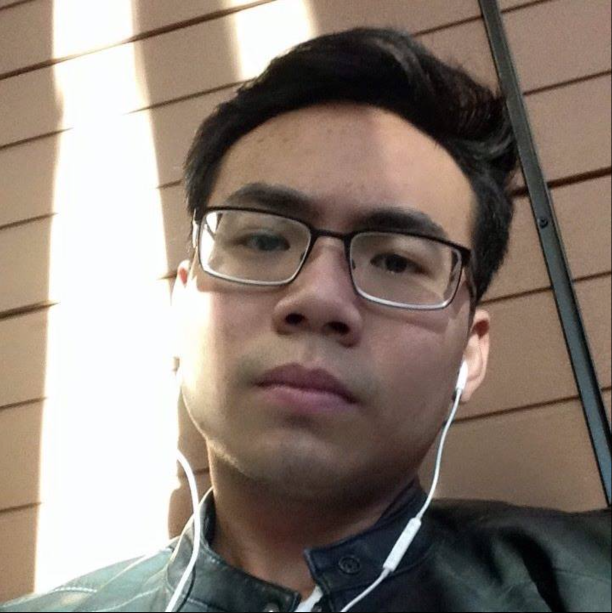
#> input picture face.jpg, 1224 x 1226 px, given in place of the camera (shown at 1/2 size)
$ python detector.py
#> lines starting #> are read from the running program, lines starting #| are printed output that depends on the picture; after the words box and inside, x2 and y2 are one past the last pixel; in counts of white or black regions, pixels touching at a corner belong together
import cv2
import numpy as np

face_cascade = cv2.CascadeClassifier('haarcascade_frontalface_default.xml')
eye_cascade = cv2.CascadeClassifier('haarcascade_eye.xml')

cap = cv2.VideoCapture(0)

while True:
	ret, img = cap.read()
#> img is the input picture: shape (1226, 1224, 3); mean B, G, R 117.2, 126.6, 139.7
	gray = cv2.cvtColor(img, cv2.COLOR_BGR2GRAY)
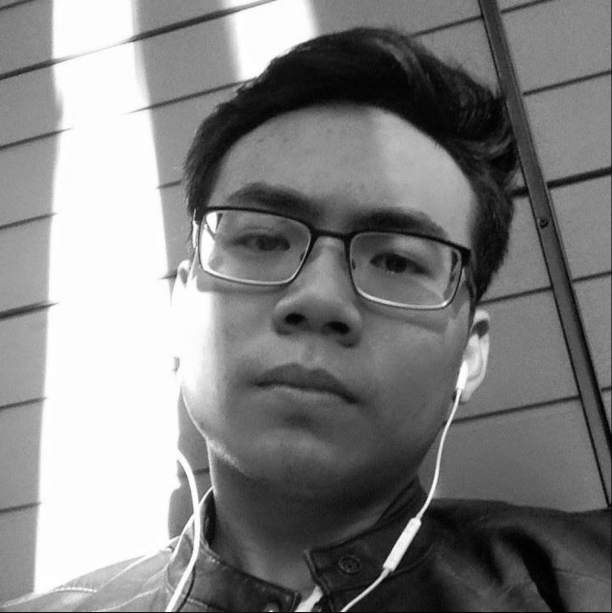
#> gray: shape (1226, 1224) (shown at 1/2 size); min 0, max 255, mean 129.5
	faces = face_cascade.detectMultiScale(gray, 1.3, 5)
#> faces = [[293, 199, 708, 708]]
	for(x,y,w,h) in faces:
		cv2.rectangle(img, (x,y), (x+w, y+h), (255,0,0), 2)
		roi_gray = gray[y:y+h, x:x+w]
		roi_color = img[y:y+h, x:x+w]
		eyes = eye_cascade.detectMultiScale(roi_gray)
		for (ex,ey,ew,eh) in eyes:
			cv2.rectangle(roi_color, (ex,ey), (ex+ew,ey+eh), (0,255,0), 2)
#> this loop made 1 pass
#> pass 1, `roi_gray = gray[y:y+h, x:x+w]`:
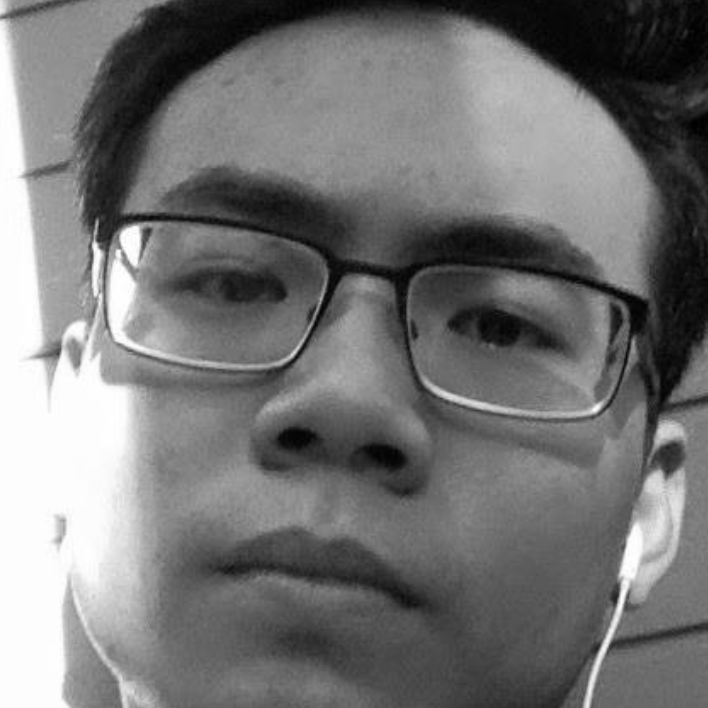
#> roi_gray: shape (708, 708); min 0, max 255, mean 116.6
#> pass 1, `roi_color = img[y:y+h, x:x+w]`:
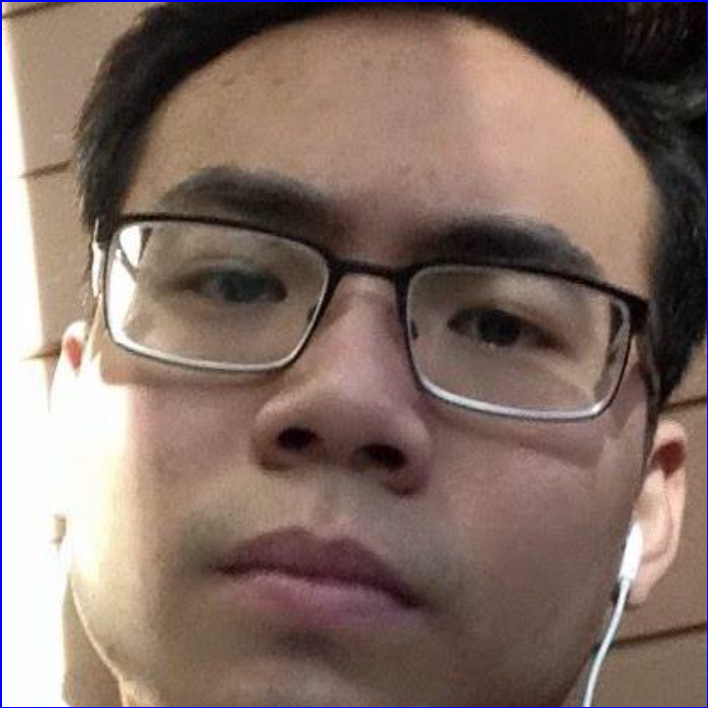
#> roi_color: shape (708, 708, 3); mean B, G, R 102.1, 110.6, 131.2
#> after the loop:
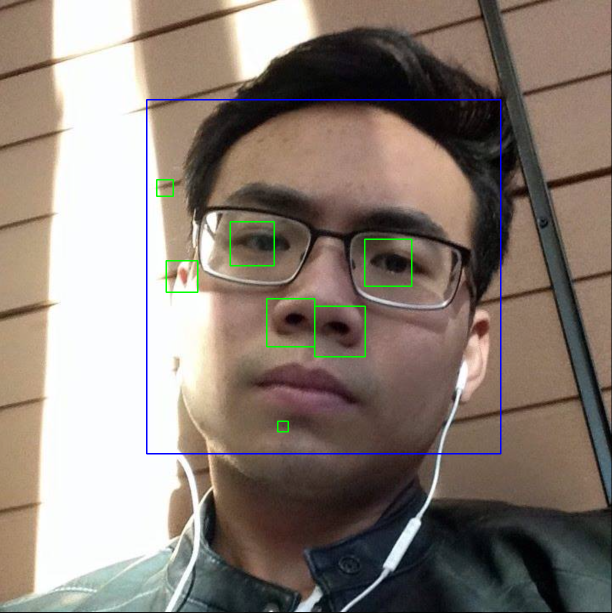
#> img: shape (1226, 1224, 3) (shown at 1/2 size); 0.94% of pixels changed, all inside (x1, y1, x2, y2) = (292, 198, 1003, 909)
#> after the loop:
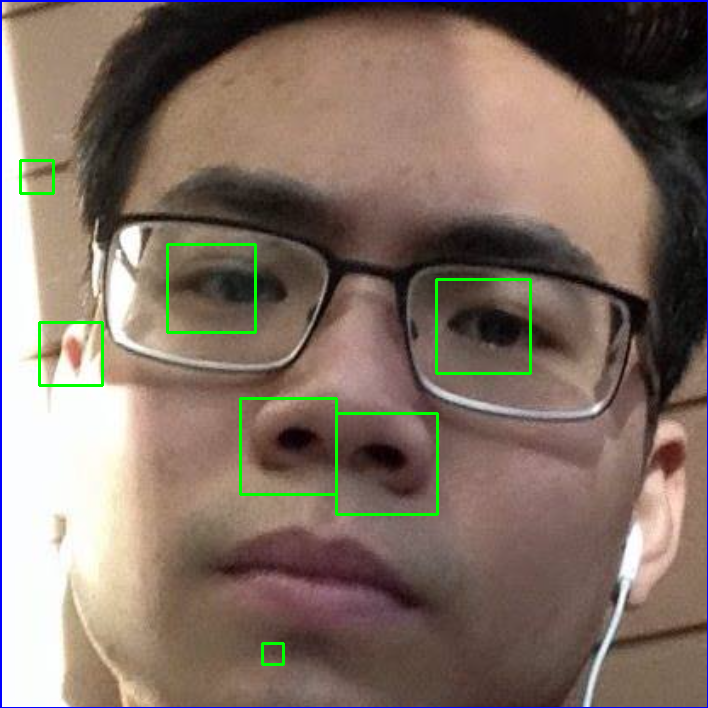
#> roi_color: shape (708, 708, 3); 1.13% of pixels changed, all inside (x1, y1, x2, y2) = (19, 159, 532, 666)

	small = cv2.resize(img, (0,0), fx= 0.5, fy= 0.5)
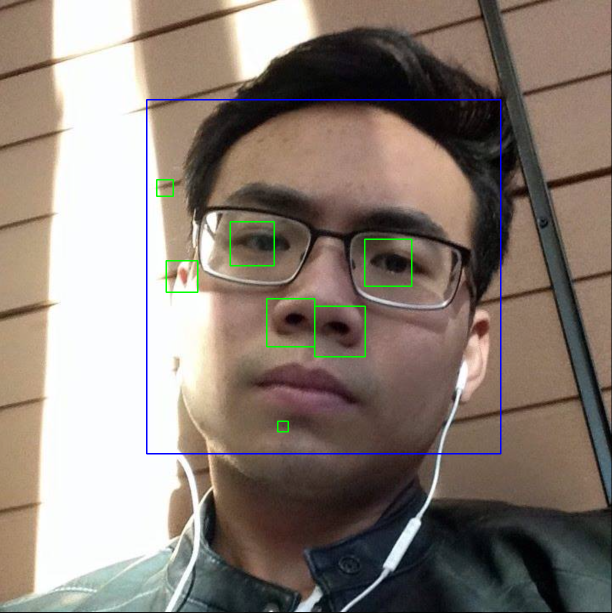
#> small: shape (613, 612, 3); mean B, G, R 117.8, 126.6, 138.6
	cv2.imshow('img', small)
	k = cv2.waitKey(30) & 0xFF
#> (key Esc is pressed here)
	if k == 27:
		break

cap.release()
cv2.destroyAllWindows()

# [17 lines of commented-out code are left out]
